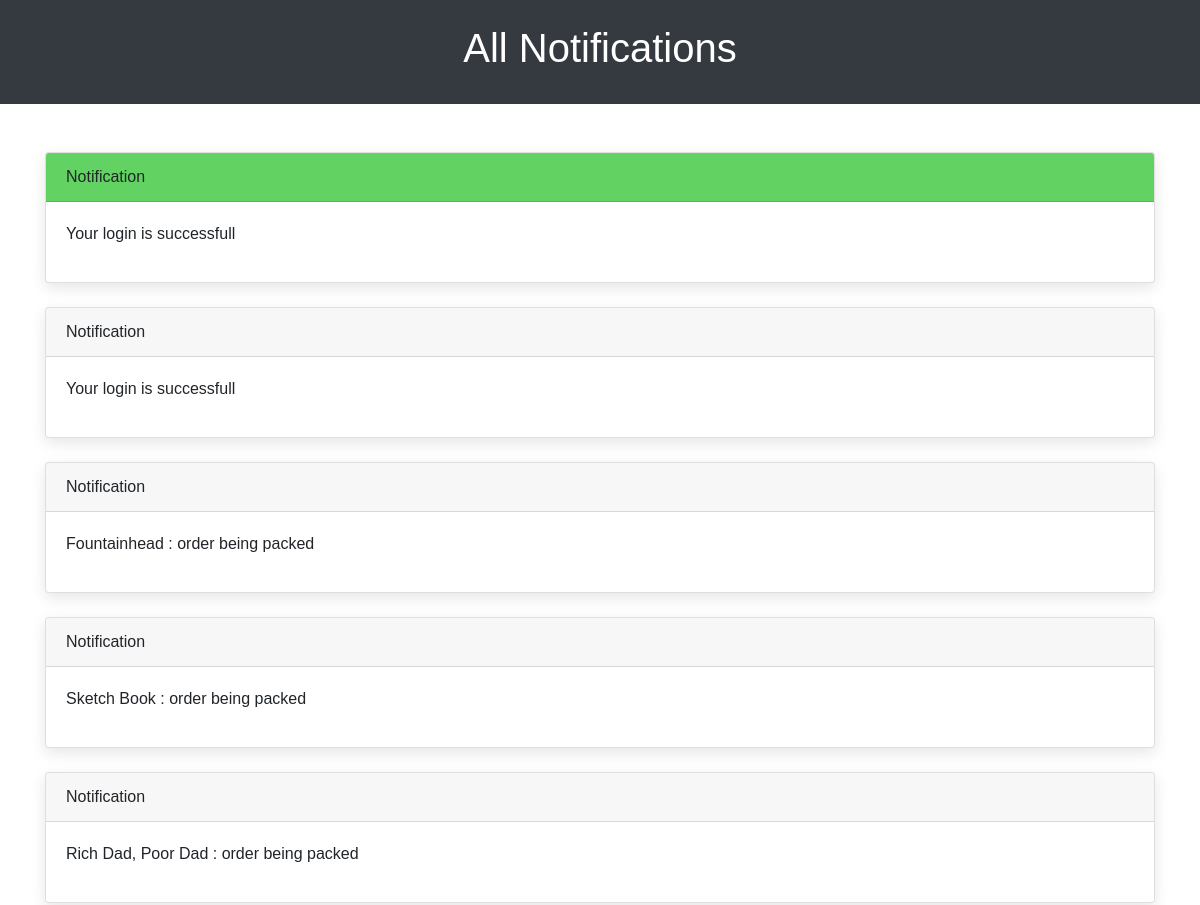
/notification_page (signed in, upper part), run on an earlier commit of the app's database.
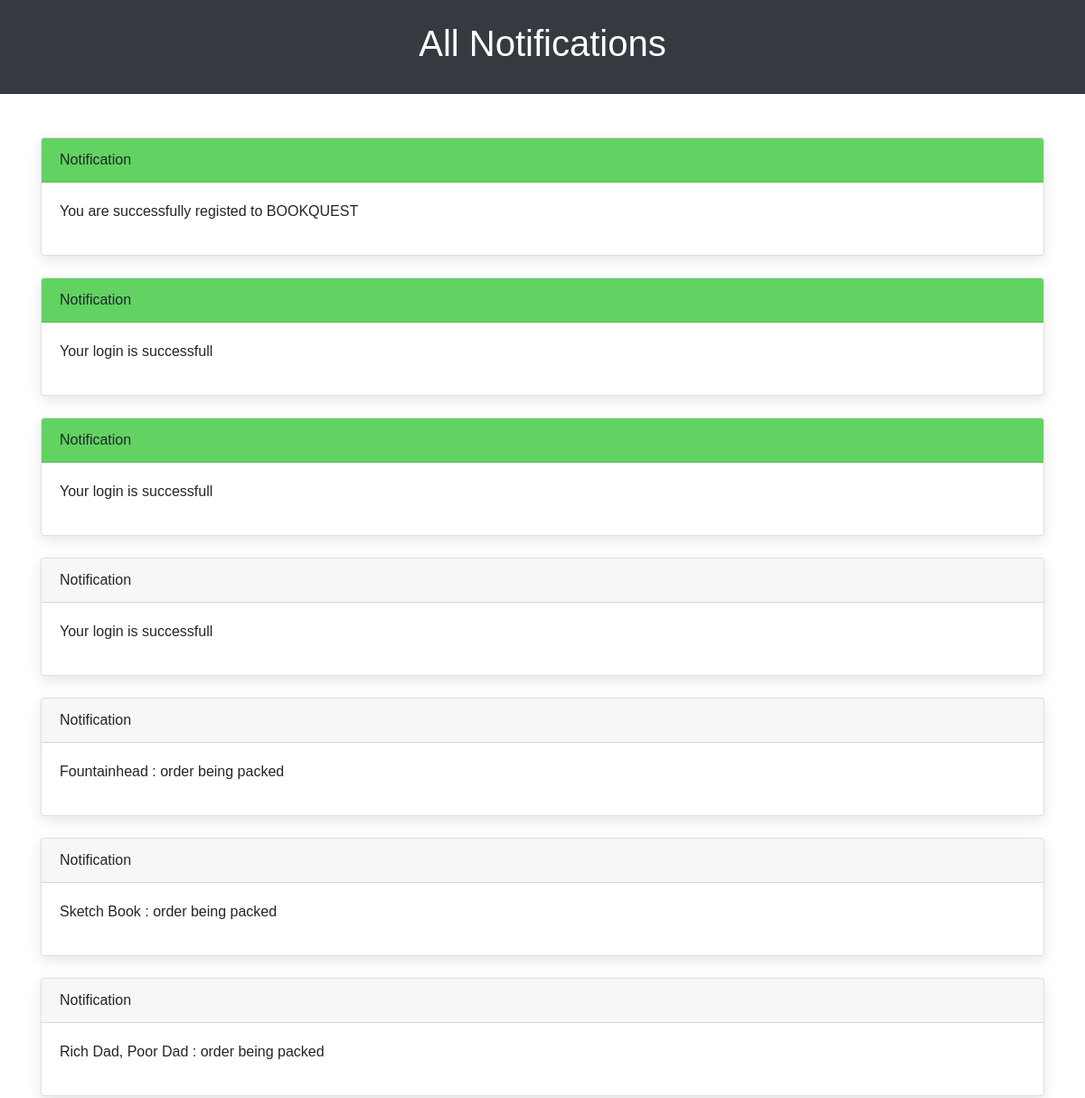
And on a later commit of the database.
### main.py (models this page shows)
class Notification(db.Model):
    _tablename_ = 'notification'
    id = db.Column(db.Integer, primary_key=True)
    user = db.Column(db.String(200), nullable=False)
    text = db.Column(db.String(500), nullable=False)
    isRead = db.Column(db.Boolean(), default=False)

### main.py (the view)
@app.route('/notification_page', methods=['GET'])
def notification_page():
    userEmail = session['user']
    userNotifications = db.session.query(Notification).filter(Notification.user == userEmail).all()
    print("len(userNotifications) = ", len(userNotifications))
    current_notifications = copy.deepcopy(userNotifications)
    for notification in userNotifications:
        notification.isRead = True
    db.session.commit()
    return render_template("notifications_page.html", notifications=current_notifications[::-1])

### templates/notifications_page.html (shortened to what this page needs)
<!DOCTYPE html>
<html lang="en">
<head>
    <link rel="stylesheet" href="https://maxcdn.bootstrapcdn.com/bootstrap/4.5.2/css/bootstrap.min.css">
</head>
<body>
    <header class="bg-dark text-white text-center p-4">
        <h1>All Notifications</h1>
    </header>
    <section id="notifications" class="container mt-5">
        <div class="row">
            <div class="col">
                {% if notifications|length != 0 %}
                    {% for notification in notifications %}
                    <div class="card mb-4">
                        {% if notification.isRead == true %}
                            <div class="card-header">
                                Notification
                            </div>
                        {% else %}
                        <div class="card-header" style="background-color: rgb(98, 211, 98);">
                            Notification
                        </div>
                        {% endif %}
                        <div class="card-body">
                            <p>{{ notification.text }}</p>
                        </div>
                    </div>
                    {% endfor %}
                {% endif %}
            </div>
        </div>
    </section>
</body>
</html>

### templates/notifications_page.html (style rules this page uses)
body { font-family: Arial, sans-serif; }
header { font-weight: bold; }
.card { box-shadow: 0 5px 15px rgba(0, 0, 0, 0.1); }

What changed in the data, as far as the page shows it:
added Notification: isRead "Notification", text "You are successfully registed to BOOKQUEST"
added Notification: isRead "Notification", text "Your login is successfull"
